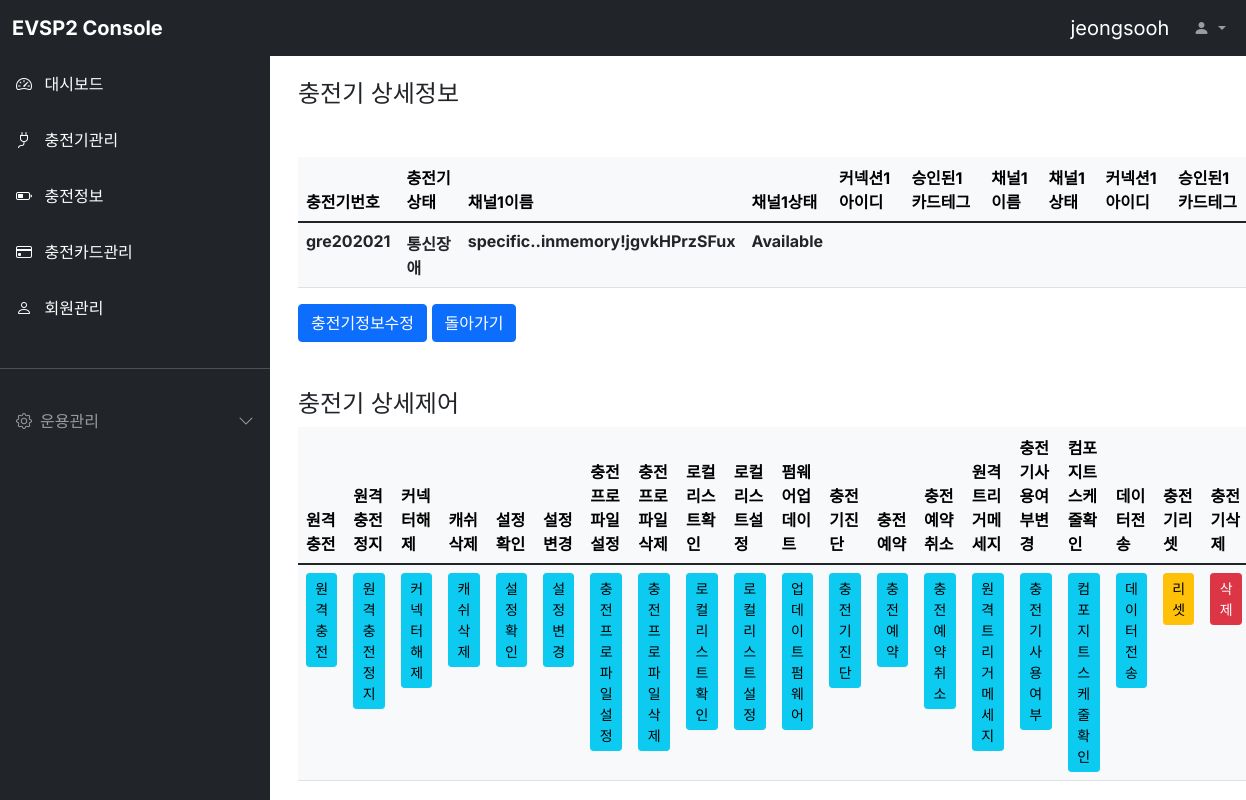
The app's page /clients/1/ (signed in), older data.
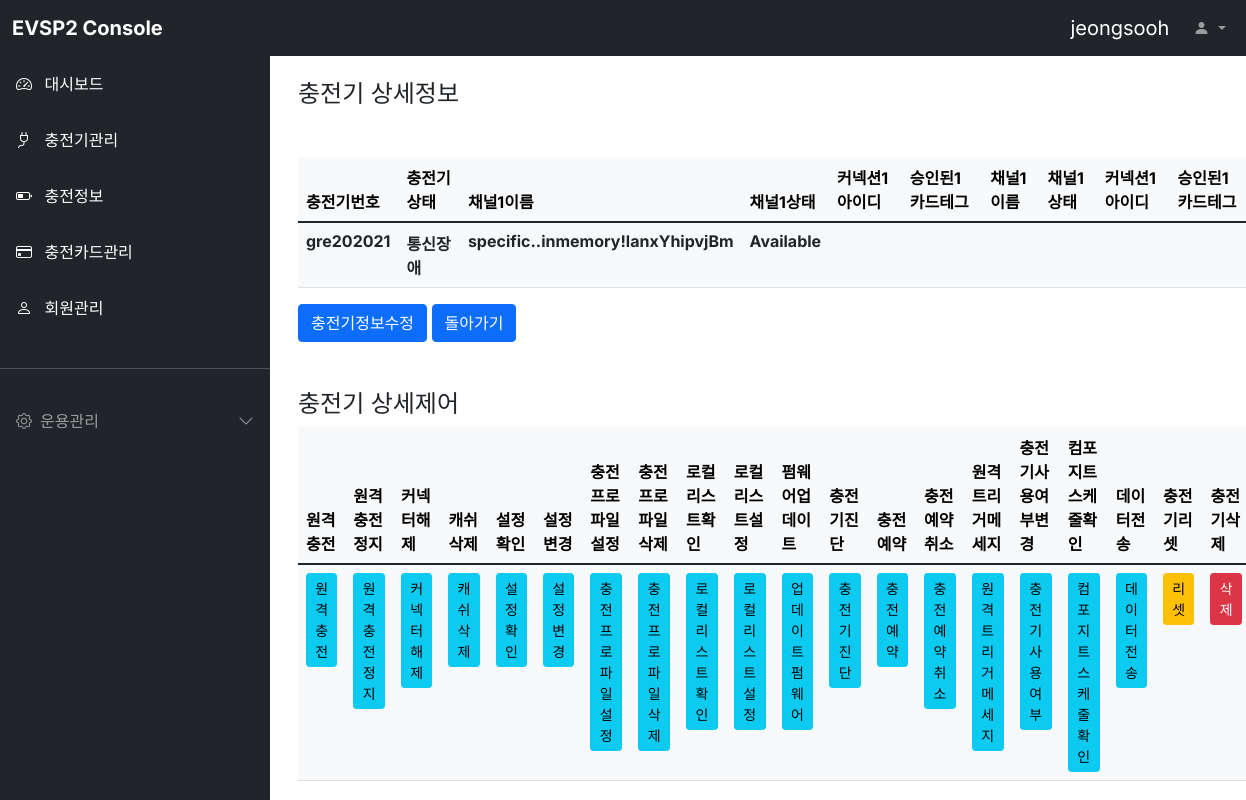
The same page, newer data.
### clients/models.py (models this page shows, shortened)
class Clients(models.Model):
  cpnumber = models.CharField(max_length=64, blank=True, verbose_name='충전기번호')
  cpstatus = models.CharField(max_length=64, blank=True, verbose_name='충전기상태')
  check_dttm = models.DateTimeField(blank=True, null=True, verbose_name='확인일시')
  channel_name_1 = models.CharField(max_length=64, blank=True, verbose_name='채널1이름')
  channel_status_1 = models.CharField(max_length=64, blank=True, verbose_name='채널1상태')
  connection_id_1 = models.CharField(max_length=256, blank=True, null=True, verbose_name='커넥션1아이디')
  authorized_tag_1 = models.CharField(max_length=64, blank=True, verbose_name='승인된1카드테그')
  channel_name_2 = models.CharField(max_length=64, blank=True, verbose_name='채널2이름')
  channel_status_2 = models.CharField(max_length=64, blank=True, verbose_name='채널2상태')
  connection_id_2 = models.CharField(max_length=256, blank=True, verbose_name='커넥션2아이디')
  authorized_tag_2 = models.CharField(max_length=64, blank=True, verbose_name='승인된2카드테그')
  class Meta:
    db_table = 'evsp2_clients'
    verbose_name = '충전기채널'
    verbose_name_plural = '충전기채널'

### clients/views.py (the view)
# urls.py: path('<int:pk>/', views.ClientsDetail.as_view()),
class ClientsDetail(DetailView):
  template_name='clients_detail.html'
  queryset = Clients.objects.all()
  context_object_name = 'clients'
  def get_context_data(self, **kwargs):
    context = super().get_context_data(**kwargs)
    user_id = self.request.session['user']
    context['loginuser'] = user_id
    return context

### clients/templates/clients_detail.html (shortened to what the changed rows need)
{% extends "base.html" %}
{% block head %}
<link rel="stylesheet" href="../../../static/style.css" />
{% endblock %}
{% block contents %}
<div class="container mt-3 mx-3">
  <div class="row mt-5">
    <div class="col-12">
      <table class="table table-light">
        <thead class="thead-light">
          <tr>
            <th scope="col">충전기번호</th>
            <th scope="col">충전기상태</th>
            <th scope="col">채널1이름</th>
            <th scope="col">채널1상태</th>
            <th scope="col">커넥션1아이디</th>
            <th scope="col">승인된1카드테그</th>
            <th scope="col">채널1이름</th>
            <th scope="col">채널1상태</th>
            <th scope="col">커넥션1아이디</th>
            <th scope="col">승인된1카드테그</th>
          </tr>
        </thead>
        <tbody class="text-dark">
          <tr>
            <th>{{ clients.cpnumber }}</th>
            <th>{{ clients.cpstatus }}</th>
            <th>{{ clients.channel_name_1 }}</th>
            <th>{{ clients.channel_status_1 }}</th>
            <th>{{ clients.connection_id_1 }}</th>
            <th>{{ clients.authorized_tag_1 }}</th>
            <th>{{ clients.channel_name_2 }}</th>
            <th>{{ clients.channel_status_2 }}</th>
            <th>{{ clients.connection_id_2 }}</th>
            <th>{{ clients.authorized_tag_2 }}</th>
          </tr>
        </tbody>
      </table>
    </div>
  </div>
  <div class="row mt-5">
    <div class="col-12">
      <table class="table table-light">
        <thead class="thead-light">
          <tr>
            <th scope="col">원격충전</th>
            <th scope="col">원격충전정지</th>
            <th scope="col">커넥터해제</th>
            <th scope="col">캐쉬삭제</th>
            <th scope="col">설정확인</th>
            <th scope="col">설정변경</th>
            <th scope="col">충전프로파일설정</th>
            <th scope="col">충전프로파일삭제</th>
            <th scope="col">로컬리스트확인</th>
            <th scope="col">로컬리스트설정</th>
            <th scope="col">펌웨어업데이트</th>
            <th scope="col">충전기진단</th>
            <th scope="col">충전예약</th>
            <th scope="col">충전예약취소</th>
            <th scope="col">원격트리거메세지</th>
            <th scope="col">충전기사용여부변경</th>
            <th scope="col">컴포지트스케줄확인</th>
            <th scope="col">데이터전송</th>
            <th scope="col">충전기리셋</th>
            <th scope="col">충전기삭제</th>
          </tr>
        </thead>
        <tbody class="text-dark">
          <tr>
            <th><a class="btn btn-primary btn-sm btn-info" id="clients-{{ clients.id }}"
              href="/clients/{{ clients.id }}/remo_scs_cpf" target="_self">원격충전</a></th>
            <th><a class="btn btn-primary btn-sm btn-info" id="clients-{{ clients.id }}"
              href="/clients/{{ clients.id }}/remo_stop_cs" target="_self">원격충전정지</a></th>
            <th><a class="btn btn-primary btn-sm btn-info" id="clients-{{ clients.id }}"
              href="/clients/{{ clients.id }}/unlock_connector" target="_self">커넥터해제</a></th>
            <th><a class="btn btn-primary btn-sm btn-info" id="clients-{{ clients.id }}"
              href="/clients/{{ clients.id }}/clearcache" target="_self">캐쉬삭제</a></th>
            <th><a class="btn btn-primary btn-sm btn-info" id="clients-{{ clients.id }}"
              href="/clients/{{ clients.id }}/getconf" target="_self">설정확인</a></th>
            <th><a class="btn btn-primary btn-sm btn-info" id="clients-{{ clients.id }}"
              href="/clients/{{ clients.id }}/setconf" target="_self">설정변경</a></th>
            <th><a class="btn btn-primary btn-sm btn-info" id="clients-{{ clients.id }}"
              href="/clients/{{ clients.id }}/setchargingprofile" target="_self">충전프로파일설정</a></th>
            <th><a class="btn btn-primary btn-sm btn-info" id="clients-{{ clients.id }}"
              href="/clients/{{ clients.id }}/clearchargingprofile" target="_self">충전프로파일삭제</a></th>
            <th><a class="btn btn-primary btn-sm btn-info" id="clients-{{ clients.id }}"
              href="/clients/{{ clients.id }}/getlocallistversion" target="_self">로컬리스트확인</a></th>
            <th><a class="btn btn-primary btn-sm btn-info" id="clients-{{ clients.id }}"
              href="/clients/{{ clients.id }}/sendlocallist" target="_self">로컬리스트설정</a></th>
            <th><a class="btn btn-primary btn-sm btn-info" id="clients-{{ clients.id }}"
              href="/clients/{{ clients.id }}/updatefirmware" target="_self">업데이트펌웨어</a></th>
            <th><a class="btn btn-primary btn-sm btn-info" id="clients-{{ clients.id }}"
              href="/clients/{{ clients.id }}/getdiagnostics" target="_self">충전기진단</a></th>
            <th><a class="btn btn-primary btn-sm btn-info" id="clients-{{ clients.id }}"
              href="/clients/{{ clients.id }}/reservenow" target="_self">충전예약</a></th>
            <th><a class="btn btn-primary btn-sm btn-info" id="clients-{{ clients.id }}"
              href="/clients/{{ clients.id }}/cancelreservation" target="_self">충전예약취소</a></th>
            <th><a class="btn btn-primary btn-sm btn-info" id="clients-{{ clients.id }}"
              href="/clients/{{ clients.id }}/triggermessage" target="_self">원격트리거메세지</a></th>
            <th><a class="btn btn-primary btn-sm btn-info" id="clients-{{ clients.id }}"
              href="/clients/{{ clients.id }}/changeavailable" target="_self">충전기사용여부</a></th>
            <th><a class="btn btn-primary btn-sm btn-info" id="clients-{{ clients.id }}"
              href="/clients/{{ clients.id }}/getcompositeschedule" target="_self">컴포지트스케줄확인</a></th>
            <th><a class="btn btn-primary btn-sm btn-info" id="clients-{{ clients.id }}"
              href="/clients/{{ clients.id }}/datatransfer" target="_self">데이터전송</a></th>
            <th><a class="btn btn-primary btn-sm btn-warning" id="clients-{{ clients.id }}"
              href="/clients/{{ clients.id }}/reset" target="_self">리셋</a></th>
            <th><a class="btn btn-primary btn-sm btn-danger" id="clients-{{ clients.id }}"
              href="/clients/{{ clients.id }}/delete" target="_self">삭제</a></th>
          </tr>
        </tbody>
      </table>
    </div>
  </div>
</div>
{% endblock %}

Row changes from the older to the newer data that the page shows:
changed Clients "gre202021": channel_name_1 "specific..inmemory!jgvkHPrzSFux" → "specific..inmemory!lanxYhipvjBm"
